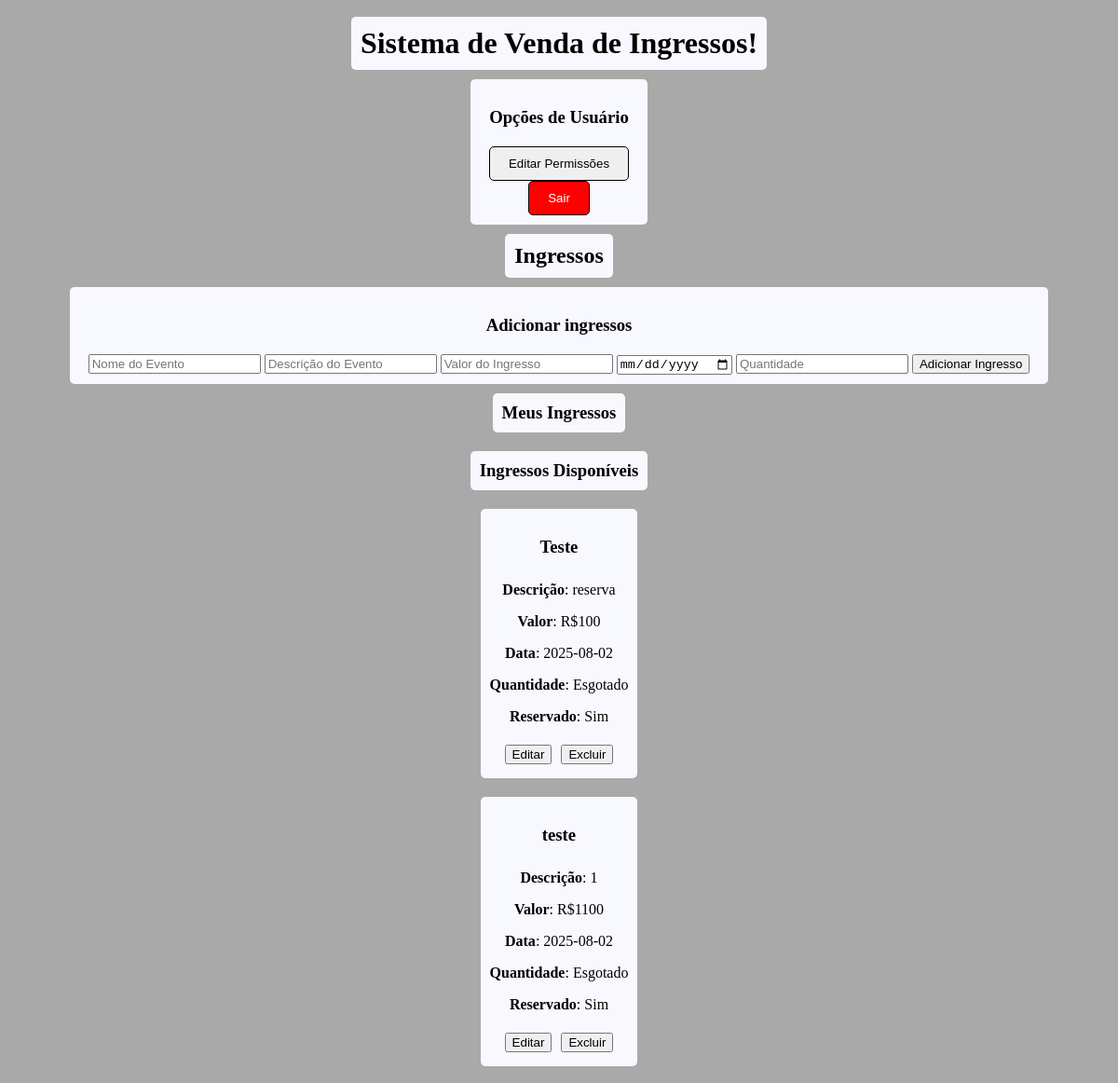
Before: /public/user.php (signed in) with the older database file.
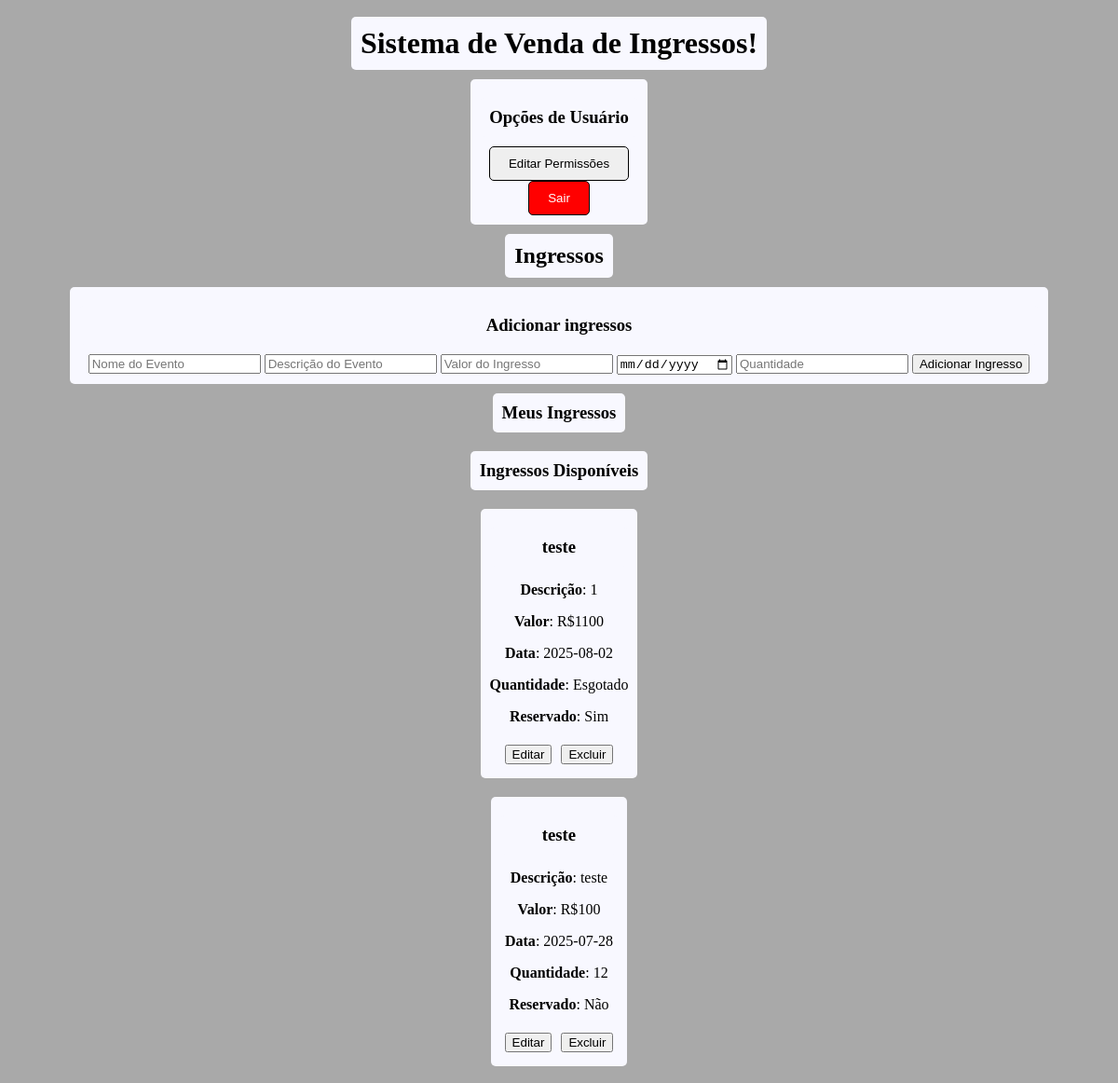
After: the same page with the newer database file.
### tables this page shows
CREATE TABLE ingressos (
            id INTEGER PRIMARY KEY AUTOINCREMENT,
            evento TEXT NOT NULL,
            descricao TEXT,
            valor REAL NOT NULL,
            data_evento DATE NOT NULL,
            quantidade INTEGER NOT NULL,
            reservado BOOLEAN,
            data_ultima_reserva DATE,
            cliente_reservado INTEGER,
            vendedor INTEGER,
            FOREIGN KEY (vendedor) REFERENCES usuarios(id),
            FOREIGN KEY (cliente_reservado) REFERENCES clientes(id)
        );

### src/Classes/AbstractClass.php (called while the page is built, shortened)
<?php
abstract class AbstractClass {
    protected PDO $pdo;
    protected string $table;
    public function __construct(PDO $pdo, string $table) {
        $this->pdo =  $pdo;
        $this->table = $table;
    }
    public function findAllBy(array $filter) {
        try {
            $sql = "SELECT * FROM {$this->table}";
            $wheres = [];
            $parameters = [];
            if (!empty($filter)) {
                foreach ($filter as $column => $value) {
                    $wheres[] = "$column = :$column";
                    $parameters[":$column"] = $value;
                }
                $sql .= " WHERE " . implode(" AND ", $wheres);
            }
            $stmt = $this->pdo->prepare($sql);
            $stmt->execute($parameters);
            return $stmt->fetchAll(PDO::FETCH_ASSOC);
        } catch (PDOException $e) {
            error_log("Erro ao buscar registros: " . $e->getMessage());
            return [];
        }
    }
}
?>

### public/user.php (the view, shortened to what this page needs)
<!DOCTYPE html>
<html lang="en">
<head>
    <link rel="stylesheet" href="/public/css/user.css">
</head>
<body>
    <div class="container">
        <h1>Sistema de Venda de Ingressos!</h1>
        <div class="options">
            <h3>Opções de Usuário</h3>
            <div class="forms">
                <form class="permission-form" action="/src/Logic/edit-permission.php" method="get">
                    <input type="submit" name="permissao" value="Editar Permissões">
                </form>
                <form class="logout-form" action="/src/Logic/logout.php" method="post">
                    <input type="submit" value="Sair">
                </form>
            </div>
        </div>
        <div class="ingressos">
            <h2>Ingressos</h2>
            <div class="form-ingressos">
                <h3>Adicionar ingressos</h3>
                <form class="add-ticket" action="/src/Logic/create-ticket.php" method="post">
                    <input type="text" id="evento" name="evento" placeholder="Nome do Evento" required>
                    <input type="text" id="descricao" name="descricao" placeholder="Descrição do Evento">
                    <input type="text" id="valor" name="valor" placeholder="Valor do Ingresso" required>
                    <input type="date" id="data_evento" name="data_evento" required>
                    <input type="number" id="quantidade" name="quantidade" placeholder="Quantidade" required>
                    <input type="submit" value="Adicionar Ingresso">
                </form>
            </div>
            <h3>Meus Ingressos</h3>
            <div class="ingressos-lista">
                <?php
                require_once __DIR__ . '/../src/Core/database.php';
                $tickets = new Ticket($db, "ingressos");
                if (isset($_SESSION["id"])){
                    $ingressos = $tickets->findAllBy(["vendedor" => $_SESSION["id"]]);
                    if (count($ingressos) > 0) {
                        echo "<h3>Ingressos Disponíveis</h3>";
                        foreach ($ingressos as $ingresso) {
                            echo "<div class='ticket'>";
                            echo "<h3>" . htmlspecialchars($ingresso["evento"]) . "</h3>";
                            echo "<p><strong>Descrição</strong>: " . htmlspecialchars($ingresso["descricao"]) . "</p>";
                            echo "<p><strong>Valor</strong>: R$" . htmlspecialchars($ingresso["valor"]) . "</p>";
                            echo "<p><strong>Data</strong>: " . htmlspecialchars($ingresso["data_evento"]) . "</p>";
                            echo "<p><strong>Quantidade</strong>: " . ($ingresso["quantidade"] > 0 ? $ingresso["quantidade"] : "Esgotado") . "</p>";
                            echo "<p><strong>Reservado</strong>: " . ($ingresso["reservado"] ? "Sim" : "Não" ) . "</p>";
                            echo "<form class=\"edit\" action=\"/src/Logic/edit-ticket.php\" method=\"get\">
                                    <input type=\"hidden\" class=\"hidden\" name=\"ticket-id\" value=\"" . intval($ingresso["id"]) . "\">
                                    <input type=\"submit\" name=\"edit-button\" value=\"Editar\">
                                </form>";
                            echo "<form class=\"delete\" action=\"/src/Logic/delete-ticket.php\" method=\"get\">
                                    <input type=\"hidden\" class=\"hidden\" name=\"ticket-id\" value=\"" . intval($ingresso["id"]) . "\">
                                    <input type=\"submit\" name=\"delete-button\" value=\"Excluir\">
                                </form>";
                            echo "</div>";
                        }
                    } else {
                        echo "<p>Nenhum ingresso encontrado.</p>";
                    }
                }
                ?>
            </div>
        </div>
</body>
</html>

### public/css/user.css (style rules this page uses)
body { background-color: darkgray; }
.container { display: flex; flex-direction: column; }
h1, h2, h3 { text-align: center; background-color: ghostwhite; padding: 10px; border-radius: 5px; margin: 10px auto; }
.ingressos { display: flex; flex-direction: column; align-items: center; }
.form-ingressos { background-color: ghostwhite; margin: auto; padding: 10px; border-radius: 5px; text-align: center; }
.add-ticket { display: inline; margin: auto; padding: 10px; border-radius: 5px; width: 400px; text-align: center; }
.ingressos-lista { display: flex; flex-direction: column; align-items: center; }
.ticket { display: inline; background-color: ghostwhite; margin: 10px; padding: 10px; border-radius: 5px; text-align: center; }
.edit, .delete { display: inline-block; margin: 5px; }
.options { background-color: ghostwhite; margin: auto; padding: 10px; border-radius: 5px; text-align: center; }
.permission-form input { border-radius: 5px; padding: 10px 20px; border: 1px solid black; cursor: pointer; text-align: center;; }
.logout-form input { background-color: red; color: white; border-radius: 5px; padding: 10px 20px; border: 1px solid black; cursor: pointer; text-align: center;; }

Changed rows visible on the page:
removed ingressos: evento "Teste", descricao "reserva", valor "100", data_evento "2025-08-02", quantidade "Esgotado", reservado "Sim"
added ingressos: evento "teste", descricao "teste", valor "100", data_evento "2025-07-28", quantidade "12", reservado "Não"
